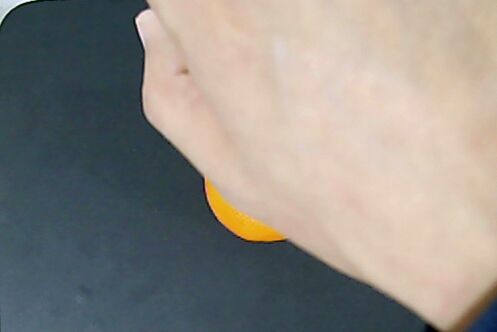
#> input picture tradition/hand/images/01.jpg, 497 x 332 px; its folder holds only this picture in this run
$ python hand_test.py   (older library calls are emulated)
#> lines starting #> are read from the running program, lines starting #| are printed output that depends on the picture; after the words box and inside, x2 and y2 are one past the last pixel; in counts of white or black regions, pixels touching at a corner belong together
### tradition/hand/hand_detect.py
import cv2
import numpy as np
import os

class HandDetect(object):
  def __init__(self, image_path, debug_type = 0):
#> called with image_path = 'tradition/hand/images/01.jpg', debug_type = 1
    self.image_path = image_path
    self.image = cv2.imread(image_path)
#> self.image is the input picture: shape (332, 497, 3); mean B, G, R 132.9, 139.4, 143.9
    self.debug_type = debug_type

  def detect(self):
    # Blur the image
    blur = cv2.blur(self.image, (3, 3))

    # Convert to HSV color space
    hsv = cv2.cvtColor(blur, cv2.COLOR_BGR2HSV)
#> hsv: shape (332, 497, 3); mean H, S, V 53.2, 64.1, 155.7

    # Create a binary image with where white will be skin colors and rest is black
    mask2 = cv2.inRange(hsv, np.array([2, 50, 50]), np.array([15, 255, 255]))
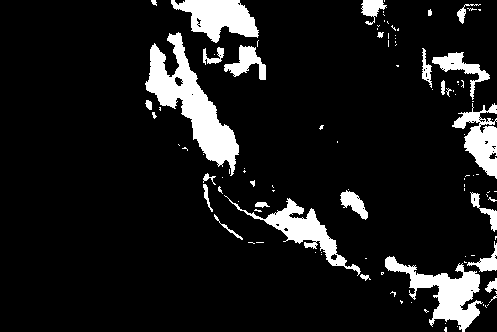
#> mask2: shape (332, 497); 10.4% white; 106 white regions (79 under 20 px), largest, box (x1, y1, x2, y2) and area: (145, 32, 239, 176) 4435, (385, 256, 483, 332) 2662, (171, 0, 259, 43) 2201

    # Kernel matrices for morphological transformation
    kernel_square = np.ones((11, 11), np.uint8)
    kernel_ellipse = cv2.getStructuringElement(cv2.MORPH_ELLIPSE, (5, 5))

    # Perform morphological transformations to filter out the background noise
    # Dilation increase skin color area
    # Erosion increase skin color area
    dilation = cv2.dilate(mask2, kernel_ellipse, iterations=1)
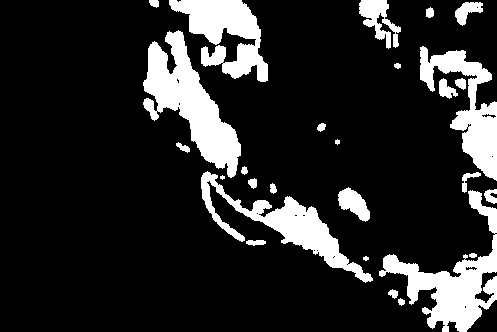
#> dilation: shape (332, 497); 16% white; 27 white regions (1 under 20 px), largest, box (x1, y1, x2, y2) and area: (143, 30, 241, 178) 5809, (379, 190, 497, 332) 5161, (201, 171, 373, 283) 4137
    erosion = cv2.erode(dilation, kernel_square, iterations=1)
#> erosion: shape (332, 497); 4.8% white; 24 white regions (11 under 20 px), largest, box (x1, y1, x2, y2) and area: (149, 38, 236, 159) 2567, (185, 0, 254, 37) 1513, (413, 275, 477, 325) 1228
    dilation2 = cv2.dilate(erosion, kernel_ellipse, iterations=1)
#> dilation2: shape (332, 497); 6.9% white; 21 white regions, largest, box (x1, y1, x2, y2) and area: (147, 36, 238, 161) 3481, (183, 0, 256, 39) 1834, (411, 273, 479, 327) 1792
    filtered = cv2.medianBlur(dilation2, 5)
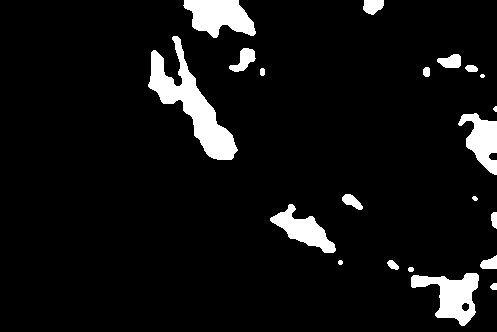
#> filtered: shape (332, 497); 6.9% white; 21 white regions (2 under 20 px), largest, box (x1, y1, x2, y2) and area: (148, 36, 238, 160) 3479, (183, 0, 256, 38) 1834, (411, 273, 479, 326) 1800
    kernel_ellipse = cv2.getStructuringElement(cv2.MORPH_ELLIPSE, (8, 8))
    dilation2 = cv2.dilate(filtered, kernel_ellipse, iterations=1)
#> dilation2: shape (332, 497); 11.3% white; 17 white regions, largest, box (x1, y1, x2, y2) and area: (145, 33, 242, 164) 5181, (405, 252, 497, 330) 3233, (180, 0, 260, 42) 2459
    kernel_ellipse = cv2.getStructuringElement(cv2.MORPH_ELLIPSE, (5, 5))
    dilation3 = cv2.dilate(filtered, kernel_ellipse, iterations=1)
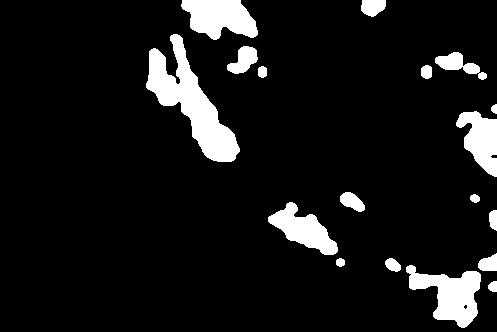
#> dilation3: shape (332, 497); 9.1% white; 18 white regions, largest, box (x1, y1, x2, y2) and area: (146, 34, 240, 162) 4384, (406, 265, 481, 328) 2408, (181, 0, 258, 40) 2151
    median = cv2.medianBlur(dilation2, 5)
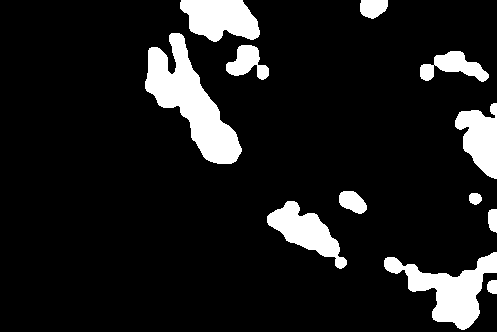
#> median: shape (332, 497); 11.3% white; 12 white regions
    ret, thresh = cv2.threshold(median, 127, 255, 0)

    # Find contours of the filtered frame
    _, contours, hierarchy = cv2.findContours(thresh, cv2.RETR_TREE, cv2.CHAIN_APPROX_SIMPLE)
#> contours = 12 contours; largest, box (x1, y1, x2, y2) and area: (145, 33, 242, 164) 4988, (384, 252, 497, 330) 3312, (180, 0, 260, 42) 2356, (267, 201, 347, 269) 2135, (455, 103, 497, 179) 1870
    cnts = self.find_max_hand(contours)
    if cnts is None:
      return False

    if self.debug_type > 0:
      self.show_hand(cnts)
    return True


  def find_max_hand(self, contours):
    # Draw Contours
    # cv2.drawContours(frame, cnt, -1, (122,122,0), 3)
    # cv2.imshow('Dilation',median)

    # Find Max contour area (Assume that hand is in the frame)
    image_size = self.image.shape[0] * self.image.shape[1]
    max_area = int(image_size/50)
    ci = -1
    for i in range(len(contours)):
      cnt = contours[i]
      area = cv2.contourArea(cnt)
      if (area > max_area):
        max_area = area
        ci = i
#> this loop made 12 passes
#> (area, max_area, ci) on passes 2, 10: (3311.5, 3311.5, 1), (4987.5, 4987.5, 9)
#> after the loop, ci = 9; max_area = 4987.5
#> in detect, `cnts = self.find_max_hand(contours)`: cnts = contour of 185 points, box (x1, y1, x2, y2) (145, 33, 242, 164), area 4988
    if ci >= 0:
      return contours[ci]
    return None

  def show_hand(self, cnts):

    # Find convex hull
    hull = cv2.convexHull(cnts)
#> hull = contour of 23 points, box (x1, y1, x2, y2) (145, 33, 242, 164), area 6475

    # Find convex defects
    hull2 = cv2.convexHull(cnts, returnPoints=False)
#> hull2 = 23 values, max 184 at index 0, min 0 at index 22, mean 97.48
    defects = cv2.convexityDefects(cnts, hull2)
#> defects = 16 rows, first 6: [0, 30, 19, 8816], [30, 32, 31, 114], [32, 38, 33, 542], [39, 41, 40, 114], [41, 55, 48, 750], [55, 97, 66, 3756]

    # Get defect points and draw them in the original image
    FarDefect = []
    for i in range(defects.shape[0]):
      s, e, f, d = defects[i, 0]
      start = tuple(cnts[s][0])
      end = tuple(cnts[e][0])
      far = tuple(cnts[f][0])
      FarDefect.append(far)
      cv2.line(self.image, start, end, [0, 255, 0], 1)
      cv2.circle(self.image, far, 10, [100, 255, 255], 3)
#> this loop made 16 passes
#> (s, e, f, d, start, end, far) on passes 1 to 8: (0, 30, 19, 8816, (171, 33), (149, 48), (172, 74)), (30, 32, 31, 114, (149, 48), (148, 50), (149, 49)), (32, 38, 33, 542, (148, 50), (145, 81), (148, 72)), (39, 41, 40, 114, (145, 88), (146, 90), (146, 89)), (41, 55, 48, 750, (146, 90), (158, 104), (155, 96)), (55, 97, 66, 3756, (158, 104), (203, 156), (180, 107)), (98, 102, 99, 114, (206, 159), (210, 161), (207, 159)), (102, 104, 103, 162, (210, 161), (213, 162), (212, 161))
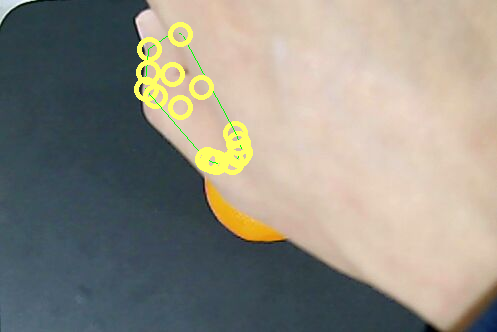
#> self.image: shape (332, 497, 3); mean B, G, R 131.1, 141.3, 144.9
#> after the loop, FarDefect = [(172, 74), (149, 49), (148, 72), (146, 89), (155, 96), (180, 107), (207, 159), (212, 161), (216, 162), (232, 162), (238, 155), (240, 152), (238, 143), (235, 133), (201, 87), (180, 34)]

    # Find moments of the largest contour
    moments = cv2.moments(cnts)
#> moments = moments, m00 4987.5, centre m10/m00, m01/m00 = (190.8, 102.1)

    # Central mass of first order moments
    if moments['m00'] != 0:
      cx = int(moments['m10'] / moments['m00'])  # cx = M10/M00
#> cx = 190
      cy = int(moments['m01'] / moments['m00'])  # cy = M01/M00
#> cy = 102
    centerMass = (cx, cy)
#> centerMass = (190, 102)

    # Draw center mass
    cv2.circle(self.image, centerMass, 7, [100, 0, 255], 2)
    font = cv2.FONT_HERSHEY_SIMPLEX
#> font = 0
    cv2.putText(self.image, 'Center', tuple(centerMass), font, 2, (255, 255, 255), 2)

    # Distance from each finger defect(finger webbing) to the center mass
    distanceBetweenDefectsToCenter = []
    for i in range(0, len(FarDefect)):
      x = np.array(FarDefect[i])
      centerMass = np.array(centerMass)
      distance = np.sqrt(np.power(x[0] - centerMass[0], 2) + np.power(x[1] - centerMass[1], 2))
      distanceBetweenDefectsToCenter.append(distance)
#> this loop made 16 passes
#> (x, distance) on passes 1 to 8: ([172, 74], 33.29), ([149, 49], 67.01), ([148, 72], 51.61), ([146, 89], 45.88), ([155, 96], 35.51), ([180, 107], 11.18), ([207, 159], 59.48), ([212, 161], 62.97)
#> after the loop, distanceBetweenDefectsToCenter = [33.29, 67.01, 51.61, 45.88, 35.51, 11.18, 59.48, 62.97, 65.39, 73.24, 71.51, 70.71, 63.13, 54.64, 18.6, 68.73]

    # Get an average of three shortest distances from finger webbing to center mass
    sortedDefectsDistances = sorted(distanceBetweenDefectsToCenter)
#> sortedDefectsDistances = [11.18, 18.6, 33.29, 35.51, 45.88, 51.61, 54.64, 59.48, 62.97, 63.13, 65.39, 67.01, 68.73, 70.71, 71.51, 73.24]
    AverageDefectDistance = np.mean(sortedDefectsDistances[0:2])
#> AverageDefectDistance = 14.89

    # Get fingertip points from contour hull
    # If points are in proximity of 80 pixels, consider as a single point in the group
    finger = []
    for i in range(0, len(hull) - 1):
      if (np.absolute(hull[i][0][0] - hull[i + 1][0][0]) > 80) or (
        np.absolute(hull[i][0][1] - hull[i + 1][0][1]) > 80):
        if hull[i][0][1] < 500:
          finger.append(hull[i][0])
#> this loop made 22 passes
#> after the loop, finger = [[183, 36]]

    # The fingertip points are 5 hull points with largest y coordinates
    finger = sorted(finger, key=lambda x: x[1])
    fingers = finger[0:5]
#> fingers = [[183, 36]]

    # Calculate distance of each finger tip to the center mass
    fingerDistance = []
    for i in range(0, len(fingers)):
      distance = np.sqrt(np.power(fingers[i][0] - centerMass[0], 2) + np.power(fingers[i][1] - centerMass[0], 2))
      fingerDistance.append(distance)
#> this loop made 1 pass
#> distance on pass 1: 154.2
#> after the loop, fingerDistance = [154.2]

    # Finger is pointed/raised if the distance of between fingertip to the center mass is larger
    # than the distance of average finger webbing to center mass by 130 pixels
    result = 0
    for i in range(0, len(fingers)):
      if fingerDistance[i] > AverageDefectDistance + 130:
        result = result + 1
#> this loop made 1 pass
#> result on pass 1: 1
#> after the loop, result = 1

    # Print number of pointed fingers
    cv2.putText(self.image, str(result), (100, 100), font, 2, (255, 255, 255), 2)

    # [11 lines of commented-out code are left out]
    x, y, w, h = cv2.boundingRect(cnts)
#> x = 145; y = 33; w = 97; h = 131
    img = cv2.rectangle(self.image, (x, y), (x + w, y + h), (0, 255, 0), 2)

    cv2.drawContours(self.image, [hull], -1, (255, 255, 255), 2)
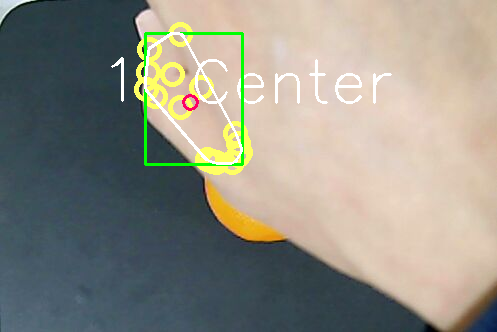
#> self.image: shape (332, 497, 3); mean B, G, R 131.7, 142.5, 144.5

    split_image_path = os.path.splitext(self.image_path)
    output_path = '{}{}{}'.format(split_image_path[0],'_hand',split_image_path[1])
    cv2.imwrite(output_path, self.image)
    # ##### Show final image ########
    # cv2.imshow('Dilation', self.image)
    # ###############################
    #
    # # Print execution time
    # # print time.time()-start_time
    #
    # # close the output video by pressing 'ESC'
    # if cv2.waitKey(0) == 27:
    #   cv2.destroyAllWindows()

### tradition/hand/hand_test.py
import os
import time
from tradition.hand.hand_detect import HandDetect

if __name__ == "__main__":

  base_dir, _ = os.path.split(os.path.realpath(__file__))
  image_dir = os.path.join(base_dir, 'images')
  for image in os.listdir(image_dir):
    image_path = os.path.join(image_dir, image)
    split_image_path = os.path.splitext(image_path)
    hand_split_image_path = split_image_path[0].split('_')
    if split_image_path[-1] == '.jpg' and hand_split_image_path[-1] != 'hand':
      start_time = time.time()
      hand_detect = HandDetect(image_path,debug_type=1)
      ret = hand_detect.detect()
      end_time = time.time()
      print('%s: %s, %.2f' % (image, str(ret), end_time-start_time) )

$ run again, on tradition/hand/images/06.jpg
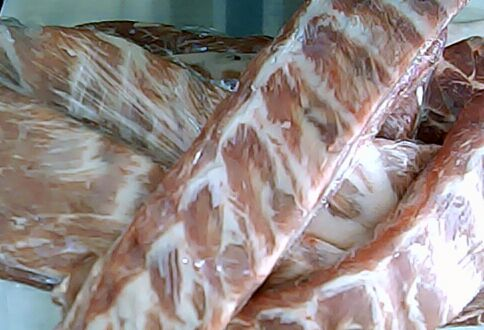
#> input picture tradition/hand/images/06.jpg, 484 x 330 px
#> in __init__, self.image is the input picture: shape (330, 484, 3); mean B, G, R 134.9, 137.7, 148.7
#> hsv: shape (330, 484, 3); mean H, S, V 60.5, 49.8, 154.3
#> in detect, `mask2 = cv2.inRange(hsv, np.array([2, 50, 50]), np.array([15, 255, 255..`:
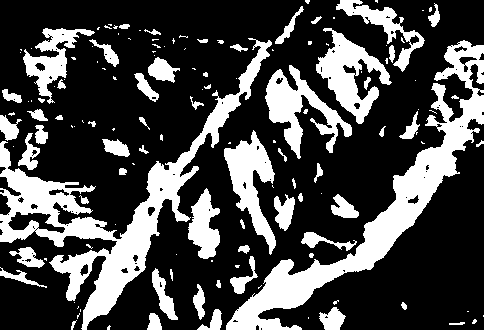
#> mask2: shape (330, 484); 28.5% white; 141 white regions (76 under 20 px), largest, box (x1, y1, x2, y2) and area: (0, 38, 272, 330) 12491, (226, 40, 484, 330) 11442, (316, 28, 392, 124) 2922
#> dilation: shape (330, 484); 41.7% white; 69 white regions (6 under 20 px), largest, box (x1, y1, x2, y2) and area: (0, 0, 312, 330) 22116, (195, 38, 484, 330) 15640, (314, 0, 427, 126) 6540
#> erosion: shape (330, 484); 11.8% white; 76 white regions (32 under 20 px), largest, box (x1, y1, x2, y2) and area: (229, 120, 470, 330) 5768, (86, 207, 155, 318) 2284, (228, 143, 271, 233) 1377
#> filtered: shape (330, 484); 18% white; 57 white regions (5 under 20 px), largest, box (x1, y1, x2, y2) and area: (227, 91, 484, 330) 7939, (84, 206, 157, 319) 2903, (226, 142, 274, 242) 1991
#> dilation3: shape (330, 484); 24.7% white; 50 white regions, largest, box (x1, y1, x2, y2) and area: (225, 89, 484, 330) 9650, (82, 153, 192, 321) 5000, (317, 33, 381, 121) 2687
#> median: shape (330, 484); 31.2% white; 34 white regions
#> contours = 35 contours; largest, box (x1, y1, x2, y2) and area: (208, 41, 484, 330) 12920, (0, 114, 194, 323) 11259, (316, 32, 392, 123) 3364, (223, 139, 278, 246) 3008, (265, 72, 322, 152) 2388
#> the loop in find_max_hand, `for i in range(len(contours)):` made 35 passes
#> (area, max_area, ci) on passes 18, 29: (11259, 11259, 17), (12919.5, 12919.5, 28)
#> after the loop in find_max_hand, `for i in range(len(contours)):`: ci = 28; max_area = 12919.5
#> cnts = contour of 450 points, box (x1, y1, x2, y2) (208, 41, 484, 330), area 12920
#> hull = contour of 16 points, box (x1, y1, x2, y2) (208, 41, 484, 330), area 29268
#> hull2 = [449, 441, 440, 398, 360, 346, 337, 270, 269, 268, 264, 260, 9, 8, 6, 0]
#> defects = [[0, 6, 5, 270], [6, 8, 7, 114], [9, 260, 165, 16754], [260, 264, 261, 114], [264, 268, 265, 243], [270, 337, 284, 6397], [337, 346, 341, 362], [346, 360, 355, 693], [360, 398, 387, 1499], [398, 440, 431, 3160], [441, 449, 444, 579]]
#> the loop in show_hand, `for i in range(defects.shape[0]):` made 11 passes
#> (s, e, f, d, start, end, far) on passes 1 to 7: (0, 6, 5, 270, (458, 41), (450, 44), (453, 44)), (6, 8, 7, 114, (450, 44), (448, 45), (449, 45)), (9, 260, 165, 16754, (446, 47), (212, 312), (362, 241)), (260, 264, 261, 114, (212, 312), (210, 316), (212, 313)), (264, 268, 265, 243, (210, 316), (208, 322), (210, 319)), (270, 337, 284, 6397, (283, 329), (372, 269), (265, 311)), (337, 346, 341, 362, (372, 269), (388, 253), (375, 264))
#> after the loop in show_hand, `for i in range(defects.shape[0]):`: FarDefect = [(453, 44), (449, 45), (362, 241), (212, 313), (210, 319), (265, 311), (375, 264), (397, 239), (441, 183), (470, 124), (474, 44)]
#> moments = moments, m00 12919.5, centre m10/m00, m01/m00 = (378.1, 205.5)
#> cx = 378
#> cy = 205
#> in show_hand, `centerMass = (cx, cy)`: centerMass = (378, 205)
#> font = 0
#> the loop in show_hand, `for i in range(0, len(FarDefect)):` made 11 passes
#> (x, distance) on passes 1 to 8: ([453, 44], 177.6), ([449, 45], 175), ([362, 241], 39.4), ([212, 313], 198), ([210, 319], 203), ([265, 311], 154.9), ([375, 264], 59.08), ([397, 239], 38.95)
#> after the loop in show_hand, `for i in range(0, len(FarDefect)):`: distanceBetweenDefectsToCenter = [177.6, 175, 39.4, 198, 203, 154.9, 59.08, 38.95, 66.73, 122.6, 187.4]
#> sortedDefectsDistances = [38.95, 39.4, 59.08, 66.73, 122.6, 154.9, 175, 177.6, 187.4, 198, 203]
#> AverageDefectDistance = 39.17
#> the loop in show_hand, `for i in range(0, len(hull) - 1):` made 15 passes
#> after the loop in show_hand, `for i in range(0, len(hull) - 1):`: finger = [[483, 43], [372, 269], [212, 312]]
#> the loop in show_hand, `for i in range(0, len(fingers)):` made 3 passes
#> distance on passes 1 to 3: 351.1, 109.2, 178.6
#> after the loop in show_hand, `for i in range(0, len(fingers)):`: fingerDistance = [351.1, 109.2, 178.6]
#> the loop in show_hand, `for i in range(0, len(fingers)):` made 3 passes
#> result on passes 1, 3: 1, 2
#> after the loop in show_hand, `for i in range(0, len(fingers)):`: result = 2
#> in show_hand, `x, y, w, h = cv2.boundingRect(cnts)`: x = 208; y = 41; w = 276; h = 289
#> in show_hand, `cv2.drawContours(self.image, [hull], -1, (255, 255, 255), 2)`:
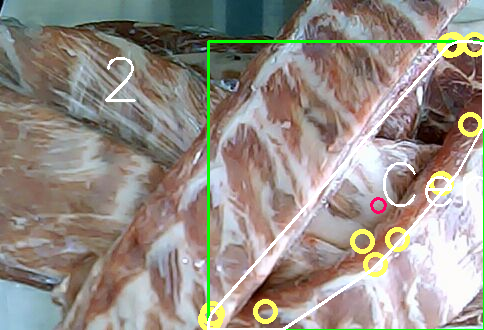
#> self.image: shape (330, 484, 3); mean B, G, R 134.8, 143.2, 150.2

$ run again, on tradition/hand/images/07.jpg
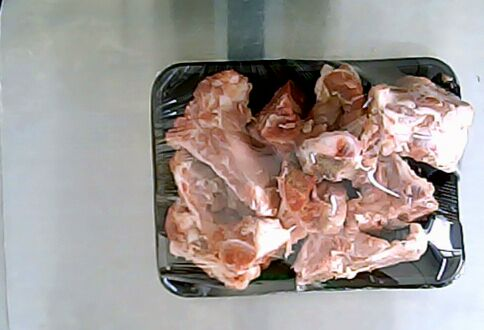
#> input picture tradition/hand/images/07.jpg, 484 x 330 px
#> in __init__, self.image is the input picture: shape (330, 484, 3); mean B, G, R 148.3, 152.2, 161.3
#> hsv: shape (330, 484, 3); mean H, S, V 61.1, 44.2, 167
#> in detect, `mask2 = cv2.inRange(hsv, np.array([2, 50, 50]), np.array([15, 255, 255..`:
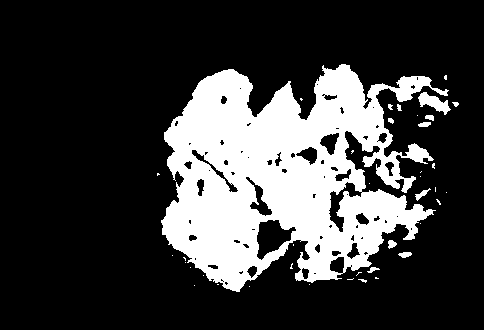
#> mask2: shape (330, 484); 23.6% white; 40 white regions (28 under 20 px), largest, box (x1, y1, x2, y2) and area: (161, 64, 449, 292) 36843, (418, 92, 451, 115) 349, (415, 188, 431, 201) 69
#> dilation: shape (330, 484); 28.6% white; 11 white regions (4 under 20 px), largest, box (x1, y1, x2, y2) and area: (159, 62, 461, 294) 45128, (416, 113, 436, 129) 216, (396, 250, 414, 260) 134
#> erosion: shape (330, 484); 16.9% white; 11 white regions (6 under 20 px), largest, box (x1, y1, x2, y2) and area: (166, 68, 424, 287) 26558, (399, 79, 427, 97) 249, (379, 168, 397, 182) 109, (412, 148, 426, 160) 78, (423, 96, 436, 103) 31
#> filtered: shape (330, 484); 20.2% white; 8 white regions (1 under 20 px), largest, box (x1, y1, x2, y2) and area: (164, 67, 425, 288) 31180, (397, 77, 428, 99) 412, (377, 166, 399, 184) 226
#> dilation3: shape (330, 484); 23.1% white; 8 white regions, largest, box (x1, y1, x2, y2) and area: (162, 65, 427, 290) 35089, (395, 75, 430, 101) 595, (375, 164, 401, 186) 366
#> median: shape (330, 484); 25.7% white; 3 white regions
#> contours = 10 contours, 1 with area under 20; largest, box (x1, y1, x2, y2) and area: (161, 64, 429, 292) 39190, (394, 74, 451, 114) 1154, (407, 144, 432, 165) 362, (332, 194, 343, 225) 188, (323, 135, 337, 152) 138
#> the loop in find_max_hand, `for i in range(len(contours)):` made 10 passes
#> (area, max_area, ci) on pass 3: (39190.5, 39190.5, 2)
#> after the loop in find_max_hand, `for i in range(len(contours)):`: ci = 2; max_area = 39190.5
#> cnts = contour of 672 points, box (x1, y1, x2, y2) (161, 64, 429, 292), area 39190
#> hull = contour of 32 points, box (x1, y1, x2, y2) (161, 64, 429, 292), area 48578
#> hull2 = 32 values, max 671 at index 0, min 0 at index 31, mean 308.9
#> defects = 25 rows, first 6: [0, 101, 30, 12992], [101, 113, 112, 270], [113, 117, 114, 114], [117, 121, 118, 142], [122, 148, 143, 956], [148, 156, 155, 263]
#> the loop in show_hand, `for i in range(defects.shape[0]):` made 25 passes
#> (s, e, f, d, start, end, far) on passes 1 to 7: (0, 101, 30, 12992, (340, 64), (225, 68), (305, 116)), (101, 113, 112, 270, (225, 68), (209, 74), (212, 74)), (113, 117, 114, 114, (209, 74), (205, 76), (208, 75)), (117, 121, 118, 142, (205, 76), (199, 80), (203, 78)), (122, 148, 143, 956, (196, 83), (170, 121), (180, 113)), (148, 156, 155, 263, (170, 121), (164, 131), (167, 128)), (156, 158, 157, 114, (164, 131), (163, 133), (164, 132))
#> after the loop in show_hand, `for i in range(defects.shape[0]):`: FarDefect = 25 pairs, first value 162 to 427, second value 65 to 290
#> moments = moments, m00 39190.5, centre m10/m00, m01/m00 = (280.3, 177.3)
#> cx = 280
#> cy = 177
#> in show_hand, `centerMass = (cx, cy)`: centerMass = (280, 177)
#> font = 0
#> the loop in show_hand, `for i in range(0, len(FarDefect)):` made 25 passes
#> (x, distance) on passes 1 to 8: ([305, 116], 65.92), ([212, 74], 123.4), ([208, 75], 124.9), ([203, 78], 125.4), ([180, 113], 118.7), ([167, 128], 123.2), ([164, 132], 124.4), ([180, 180], 100)
#> after the loop in show_hand, `for i in range(0, len(FarDefect)):`: distanceBetweenDefectsToCenter = 25 values, max 152.1 at index 21, min 30.41 at index 15, mean 116
#> sortedDefectsDistances = 25 values from 30.41 to 152.1
#> AverageDefectDistance = 48.17
#> the loop in show_hand, `for i in range(0, len(hull) - 1):` made 31 passes
#> after the loop in show_hand, `for i in range(0, len(hull) - 1):`: finger = [[380, 87], [324, 282], [161, 219], [225, 68]]
#> in show_hand, `finger = sorted(finger, key=lambda x: x[1])`: finger = [[225, 68], [380, 87], [161, 219], [324, 282]]
#> the loop in show_hand, `for i in range(0, len(fingers)):` made 4 passes
#> distance on passes 1 to 4: 219, 217.4, 133.7, 44.05
#> after the loop in show_hand, `for i in range(0, len(fingers)):`: fingerDistance = [219, 217.4, 133.7, 44.05]
#> the loop in show_hand, `for i in range(0, len(fingers)):` made 4 passes
#> result on passes 1 to 2: 1, 2
#> after the loop in show_hand, `for i in range(0, len(fingers)):`: result = 2
#> in show_hand, `x, y, w, h = cv2.boundingRect(cnts)`: x = 161; y = 64; w = 268; h = 228
#> in show_hand, `cv2.drawContours(self.image, [hull], -1, (255, 255, 255), 2)`:
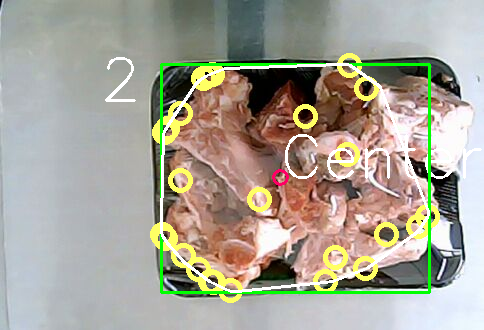
#> self.image: shape (330, 484, 3); mean B, G, R 150, 163, 166.9
